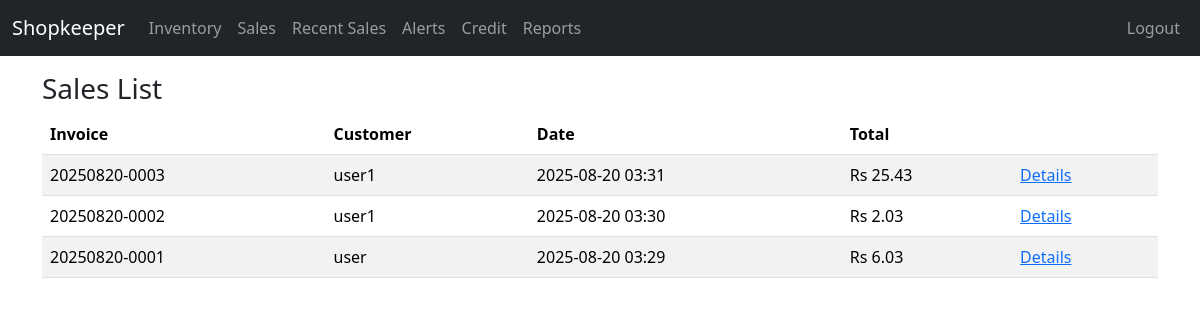
Page /sales/list (signed in) on the committed database.
### shop/models.py (models this page shows)
class Sale(db.Model):
    id = db.Column(db.Integer, primary_key=True)
    invoice_no = db.Column(db.String(32), unique=True, nullable=False)
    customer_name = db.Column(db.String(200))
    payment_method = db.Column(db.String(16), nullable=False)  # cash|online|credit
    subtotal = db.Column(db.Numeric(12,2), default=0)
    tax = db.Column(db.Numeric(12,2), default=0)
    discount = db.Column(db.Numeric(12,2), default=0)
    total = db.Column(db.Numeric(12,2), default=0)
    paid_amount = db.Column(db.Numeric(12,2), default=0)
    change_due = db.Column(db.Numeric(12,2), default=0)
    created_at = db.Column(db.DateTime, default=utcnow, nullable=False)
    created_by = db.Column(db.Integer, db.ForeignKey("user.id"))
    items = relationship("SaleItem", backref="sale", cascade="all, delete-orphan")
    online_payment = relationship("OnlinePayment", backref="sale", uselist=False)

### shop/sales.py (the view)
@sales_bp.route("/list")
@login_required
def sales_list():
    sales = Sale.query.order_by(Sale.created_at.desc()).limit(200).all()
    return render_template("sales/sales_list.html", sales=sales)

### shop/models.py (called while the page is built)
@login_manager.user_loader
def load_user(user_id):
    return User.query.get(int(user_id))

### shop/templates/sales/sales_list.html
{% extends 'base.html' %}
{% block content %}
<h3>Sales List</h3>
<table class="table table-striped">
  <thead>
    <tr>
      <th>Invoice</th>
      <th>Customer</th>
      <th>Date</th>
      <th>Total</th>
      <th></th>
    </tr>
  </thead>
  <tbody>
    {% for s in sales %}
      <tr>
        <td>{{ s.invoice_no }}</td>
        <td>{{ s.customer_name or "" }}</td>
        <td>{{ s.created_at.strftime('%Y-%m-%d %H:%M') }}</td>
        <td>Rs {{ '%.2f' % s.total }}</td>
        <td><a href="{{ url_for('sales.sale_detail', sale_id=s.id) }}">Details</a></td>
      </tr>
    {% endfor %}
  </tbody>
</table>
{% endblock %}

### shop/static/css/styles.css (style rules this page uses)
body { padding-bottom: 40px; }

### rows in the picture
Sale: invoice_no "20250820-0003", customer_name "user1", created_at "2025-08-20 03:31", total "25.43"
Sale: invoice_no "20250820-0002", customer_name "user1", created_at "2025-08-20 03:30", total "2.03"
Sale: invoice_no "20250820-0001", customer_name "user", created_at "2025-08-20 03:29", total "6.03"
